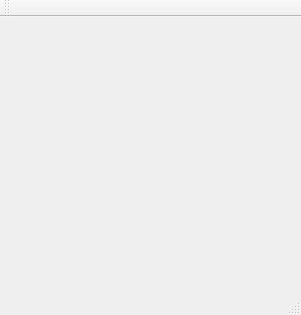
<?xml version="1.0" encoding="UTF-8"?>
<ui version="4.0">
 <class>MainWindow</class>
 <widget class="QMainWindow" name="MainWindow">
  <property name="geometry">
   <rect>
    <x>0</x>
    <y>0</y>
    <width>301</width>
    <height>315</height>
   </rect>
  </property>
  <property name="windowTitle">
   <string>MainWindow</string>
  </property>
  <widget class="QWidget" name="centralWidget">
   <layout class="QGridLayout" name="gridLayout">
    <item row="0" column="0">
     <widget class="QWidget" name="widget" native="true"/>
    </item>
   </layout>
  </widget>
  <widget class="QMenuBar" name="menuBar">
   <property name="geometry">
    <rect>
     <x>0</x>
     <y>0</y>
     <width>301</width>
     <height>22</height>
    </rect>
   </property>
  </widget>
  <widget class="QToolBar" name="mainToolBar">
   <attribute name="toolBarArea">
    <enum>TopToolBarArea</enum>
   </attribute>
   <attribute name="toolBarBreak">
    <bool>false</bool>
   </attribute>
  </widget>
  <widget class="QStatusBar" name="statusBar"/>
 </widget>
 <layoutdefault spacing="6" margin="11"/>
 <resources/>
 <connections/>
</ui>
